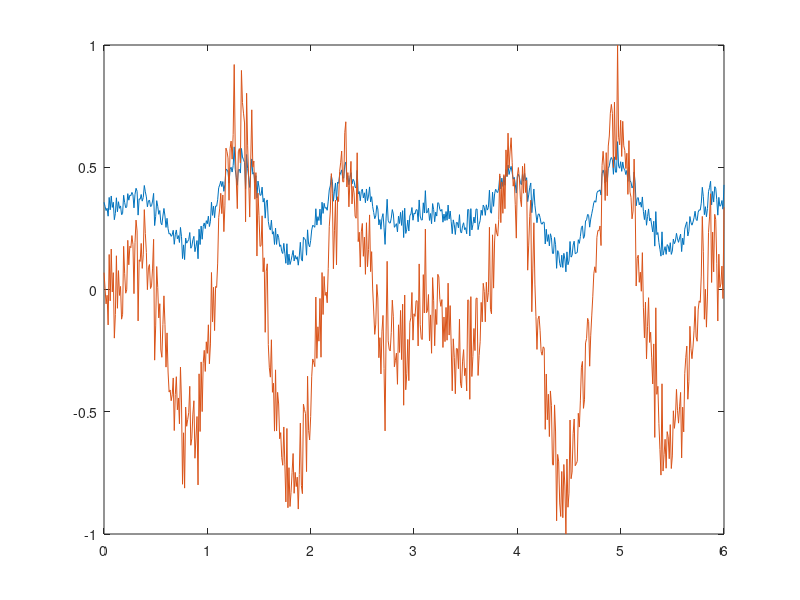

MATLAB code for this plot:
close all;
clear all;
clc;

function y_normalized = normalize(y)
    y_min = min(y);
    y_max = max(y);
    y_normalized = 2 * ((y - y_min) / (y_max - y_min)) - 1;
end

data = load("signal.mat");
x = data.t_and_s(:, 1);
y = data.t_and_s(:, 2);
plot(x, y)

y_norm = normalize(y);

hold on

plot(x, y_norm);

save("signal-norm.mat", "x", "y_norm");